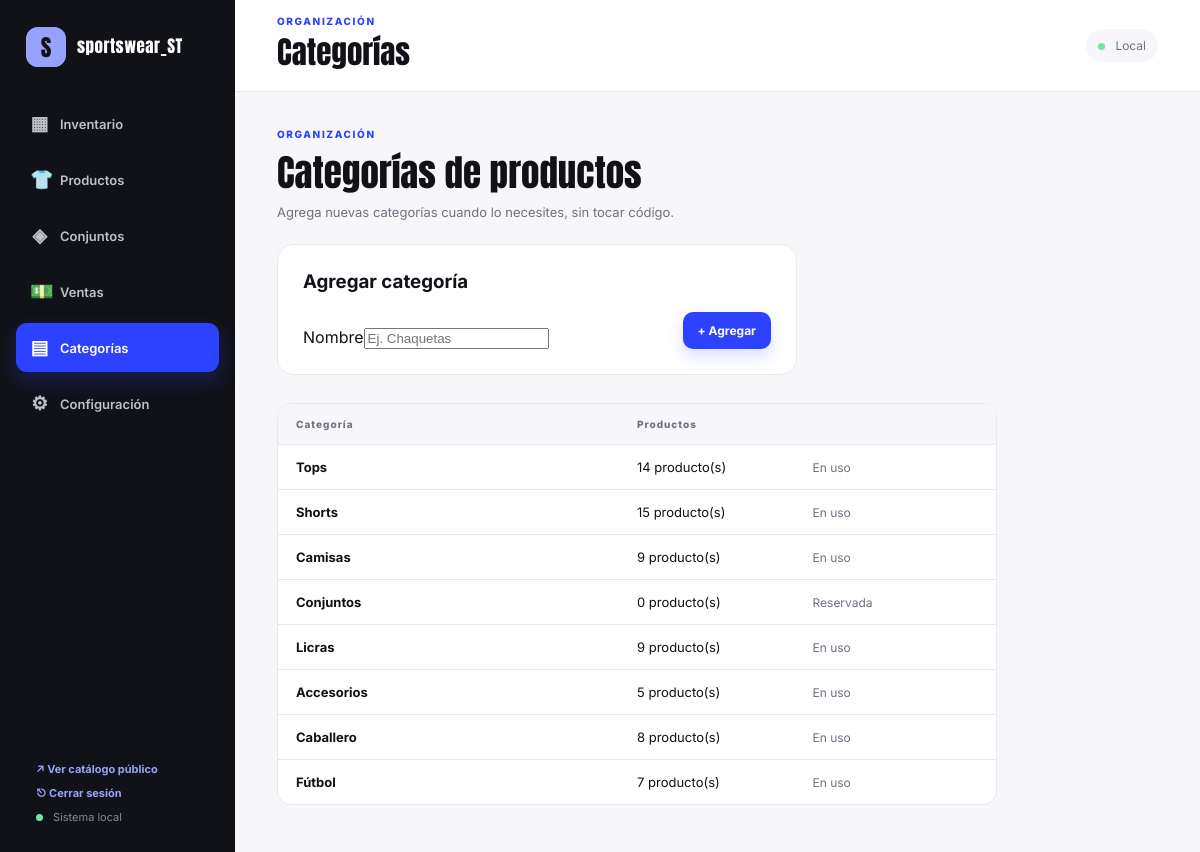
Screenshot of /categorias (signed in) with the database file from the repository.
### tables this page shows
CREATE TABLE settings (
    key TEXT PRIMARY KEY,
    value TEXT
);

CREATE TABLE categories (
    id INTEGER PRIMARY KEY AUTOINCREMENT,
    name TEXT NOT NULL UNIQUE,
    sort_order INTEGER DEFAULT 0
);

### app.py (the view)
@app.route("/categorias")
def categories_page():
    conn = db()
    categories = conn.execute(
        """SELECT c.id, c.name, c.sort_order,
                  (SELECT COUNT(*) FROM products p WHERE p.category = c.name) AS product_count
           FROM categories c ORDER BY c.sort_order, c.name"""
    ).fetchall()
    conn.close()
    return render_template("categories.html", categories=[dict(r) for r in categories])

### app.py (called while the page is built)
@app.before_request
def require_admin_login():
    path = request.path
    if path.startswith(PUBLIC_PATH_PREFIXES):
        return
    if session.get("admin_logged_in"):
        return
    return redirect(url_for("login", next=path))

def db():
    conn = sqlite3.connect(DB, timeout=10)
    conn.row_factory = sqlite3.Row
    conn.execute("PRAGMA foreign_keys = ON")
    conn.execute("PRAGMA busy_timeout = 8000")
    try:
        conn.execute("PRAGMA journal_mode = WAL")
    except sqlite3.OperationalError:
        pass
    return conn

def get_settings(conn):
    rows = conn.execute("SELECT key, value FROM settings").fetchall()
    s = dict(DEFAULT_SETTINGS)
    s.update({r["key"]: r["value"] for r in rows})
    return s

@app.context_processor
def inject_globals():
    conn = db()
    brand = get_settings(conn)
    conn.close()
    return {"brand": brand}

### templates/categories.html (shortened to what this page needs)
{% extends "base.html" %}
{% block eyebrow %}ORGANIZACIÓN{% endblock %}
{% block heading %}Categorías{% endblock %}
{% block content %}
<div class="hero-row">
  <div><div class="section-kicker">ORGANIZACIÓN</div><h2>Categorías de productos</h2><p>Agrega nuevas categorías cuando lo necesites, sin tocar código.</p></div>
</div>
<div class="card-form" style="max-width:520px;margin-bottom:28px">
  <h3 style="margin-top:0">Agregar categoría</h3>
  <form method="post" action="{{ url_for('category_new') }}" class="row" style="grid-template-columns:1fr auto;align-items:end">
    <label>Nombre<input name="name" placeholder="Ej. Chaquetas" required></label>
    <button class="primary" type="submit">+ Agregar</button>
  </form>
</div>
<div class="category-table">
  <div class="category-row category-row-head"><span>Categoría</span><span>Productos</span></div>
  {% for c in categories %}
  <div class="category-row">
    <span class="cat-name">{{ c.name }}</span>
    <span>{{ c.product_count }} producto(s)</span>
    <span>
      {% if c.name == 'Conjuntos' %}
        <span class="muted">Reservada</span>
      {% elif c.product_count > 0 %}
        <span class="muted">En uso</span>
      {% else %}
      <form method="post" action="{{ url_for('category_delete', cid=c.id) }}" onsubmit="return confirm('¿Eliminar la categoría {{ c.name }}?')">
        <button class="danger-link small" type="submit">Eliminar</button>
      </form>
      {% endif %}
    </span>
  </div>
  {% endfor %}
</div>
{% endblock %}

### templates/base.html (shortened to what this page needs)
<!doctype html>
<html lang="es">
<head>
{% set fav = url_for('uploaded_file', filename=brand.logo) if brand.logo else url_for('static', filename='favicon.png') %}
<link rel="stylesheet" href="{{ url_for('static', filename='style.css') }}">
</head>
<body>
<div class="app-shell">
  <aside class="sidebar">
    <a class="brand" href="{{ url_for('index') }}">
      <div class="brand-logo">
        {% if brand.logo %}<img src="{{ url_for('uploaded_file', filename=brand.logo) }}" alt="{{ brand.brand_name }}">
        {% else %}<div class="brand-mark">{{ (brand.brand_name or 'S')[:1]|upper }}</div>{% endif %}
      </div>
      <div class="brand-text">{{ brand.brand_name }}</div>
    </a>
    <nav>
      <a class="nav-item {{ 'active' if request.path == '/' else '' }}" href="{{ url_for('index') }}"><span>▦</span>Inventario</a>
      <a class="nav-item {{ 'active' if request.path.startswith('/productos') else '' }}" href="{{ url_for('products_list') }}"><span>👕</span>Productos</a>
      <a class="nav-item {{ 'active' if request.path.startswith('/conjuntos') else '' }}" href="{{ url_for('sets_list') }}"><span>◈</span>Conjuntos</a>
      <a class="nav-item {{ 'active' if request.path.startswith('/ventas') else '' }}" href="{{ url_for('sales_list') }}"><span>💵</span>Ventas</a>
      <a class="nav-item {{ 'active' if request.path.startswith('/categorias') else '' }}" href="{{ url_for('categories_page') }}"><span>▤</span>Categorías</a>
      <a class="nav-item {{ 'active' if request.path.startswith('/configuracion') else '' }}" href="{{ url_for('settings_page') }}"><span>⚙</span>Configuración</a>
    </nav>
    <div class="sidebar-foot">
      <a class="catalog-link" href="{{ url_for('public_catalog') }}" target="_blank" rel="noopener">↗ Ver catálogo público</a>
      <a class="catalog-link" href="{{ url_for('logout') }}">⎋ Cerrar sesión</a>
      <div class="sidebar-status"><span class="status-dot"></span> Sistema local</div>
    </div>
  </aside>
  <div class="main-shell">
    <header class="topbar">
      <div><div class="eyebrow">{% block eyebrow %}ADMINISTRACIÓN{% endblock %}</div><h1>{% block heading %}Inventario{% endblock %}</h1></div>
      <span class="online"><span class="status-dot"></span> Local</span>
    </header>
    <main class="content">
      {% block content %}{% endblock %}
    </main>
  </div>
</div>
</body>
</html>

### static/style.css (style rules this page uses)
:root { --lav:#97a2ff;--blue:#2d42ff;--ink:#111217;--muted:#6e7280;--line:#e8e9ef;--soft:#f7f7fb;--white:#fff;--danger:#c62828 }
* { box-sizing:border-box }
body { margin:0;background:#f7f7fa;color:var(--ink);font-family:Inter,Arial,sans-serif }
.app-shell { min-height:100vh;display:flex }
.sidebar { width:235px;background:var(--ink);color:#fff;position:fixed;inset:0 auto 0 0;padding:27px 16px;display:flex;flex-direction:column;z-index:10 }
.brand { display:flex;align-items:center;gap:11px;padding:0 10px 32px }
.brand-mark { width:40px;height:40px;border-radius:12px;background:var(--lav);color:#111;display:grid;place-items:center;font-family:Anton,Impact,sans-serif;font-size:23px }
nav { display:grid;gap:7px }
.nav-item { border:0;background:transparent;color:#bfc1c9;text-align:left;padding:13px 14px;border-radius:11px;font:600 13px Inter;cursor:pointer;display:flex;align-items:center;gap:11px }
.nav-item span { font-size:19px;width:19px;text-align:center }
.nav-item.active { background:var(--blue);color:#fff;box-shadow:0 8px 20px #2d42ff45 }
.sidebar-foot { margin-top:auto;color:#858894;font-size:11px;padding:14px 10px }
.status-dot { display:inline-block;width:7px;height:7px;border-radius:50%;background:#6ee7a2;margin-right:7px }
.main-shell { margin-left:235px;width:calc(100% - 235px) }
.topbar { height:92px;background:#fff;border-bottom:1px solid var(--line);padding:20px 42px;display:flex;align-items:center;justify-content:space-between }
.eyebrow,.section-kicker { font-size:10px;letter-spacing:.16em;font-weight:800;color:var(--blue) }
.topbar h1 { font-family:Anton,Impact,sans-serif;font-size:31px;font-weight:400;margin:2px 0 }
.online { font-size:12px;color:var(--muted);background:var(--soft);padding:9px 12px;border-radius:99px }
.content { max-width:1400px;margin:auto;padding:36px 42px 60px }
.hero-row { display:flex;align-items:end;justify-content:space-between;gap:20px;margin-bottom:24px }
.hero-row h2,.form-head h2 { font-family:Anton,Impact,sans-serif;font-size:37px;font-weight:400;margin:4px 0 }
.hero-row p,.form-head p { color:var(--muted);margin:0;font-size:13px }
.primary,.secondary,.danger { border:0;border-radius:10px;padding:11px 15px;cursor:pointer;font:700 12px Inter }
.primary { background:var(--blue);color:#fff;box-shadow:0 7px 16px #2d42ff2e }
.card-form { background:#fff;border:1px solid var(--line);border-radius:16px;padding:25px;max-width:900px }
.muted { font-size:12px;color:var(--muted);margin:-5px 0 14px }
.row { display:grid;grid-template-columns:repeat(3,1fr);gap:14px }
a.nav-item { text-decoration:none }
.brand { text-decoration:none;color:inherit;display:flex;align-items:center;gap:11px;padding:0 10px 32px }
.brand-logo { width:40px;height:40px;border-radius:12px;background:var(--lav);display:grid;place-items:center;overflow:hidden;flex:0 0 auto }
.brand-text { font-family:Anton,Impact,sans-serif;letter-spacing:.5px;font-size:17px;line-height:1.05;word-break:break-word }
.sidebar-foot { margin-top:auto;display:flex;flex-direction:column;gap:10px }
.catalog-link { color:var(--lav);font-size:11px;font-weight:700;text-decoration:none;padding:0 10px }
.sidebar-status { color:#858894;font-size:11px;padding:0 10px }
.category-table { background:#fff;border:1px solid var(--line);border-radius:14px;overflow:hidden;max-width:720px }
.category-row { display:grid;grid-template-columns:2fr 1fr 1fr;gap:10px;padding:14px 18px;align-items:center;border-bottom:1px solid var(--line);font-size:13px }
.category-row:last-child { border-bottom:0 }
.category-row-head { background:var(--soft);font-size:10px;letter-spacing:.1em;font-weight:800;color:var(--muted) }
.cat-name { font-weight:700 }

### rows the page displays
settings: value "S", brand_name "sportswear_ST"
categories: name "Tops", product_count "14", shows "En uso"
categories: name "Shorts", product_count "15", shows "En uso"
categories: name "Camisas", product_count "9", shows "En uso"
categories: name "Conjuntos", product_count "0", shows "Reservada"
categories: name "Licras", product_count "9", shows "En uso"
categories: name "Accesorios", product_count "5", shows "En uso"
categories: name "Caballero", product_count "8", shows "En uso"
categories: name "Fútbol", product_count "7", shows "En uso"
